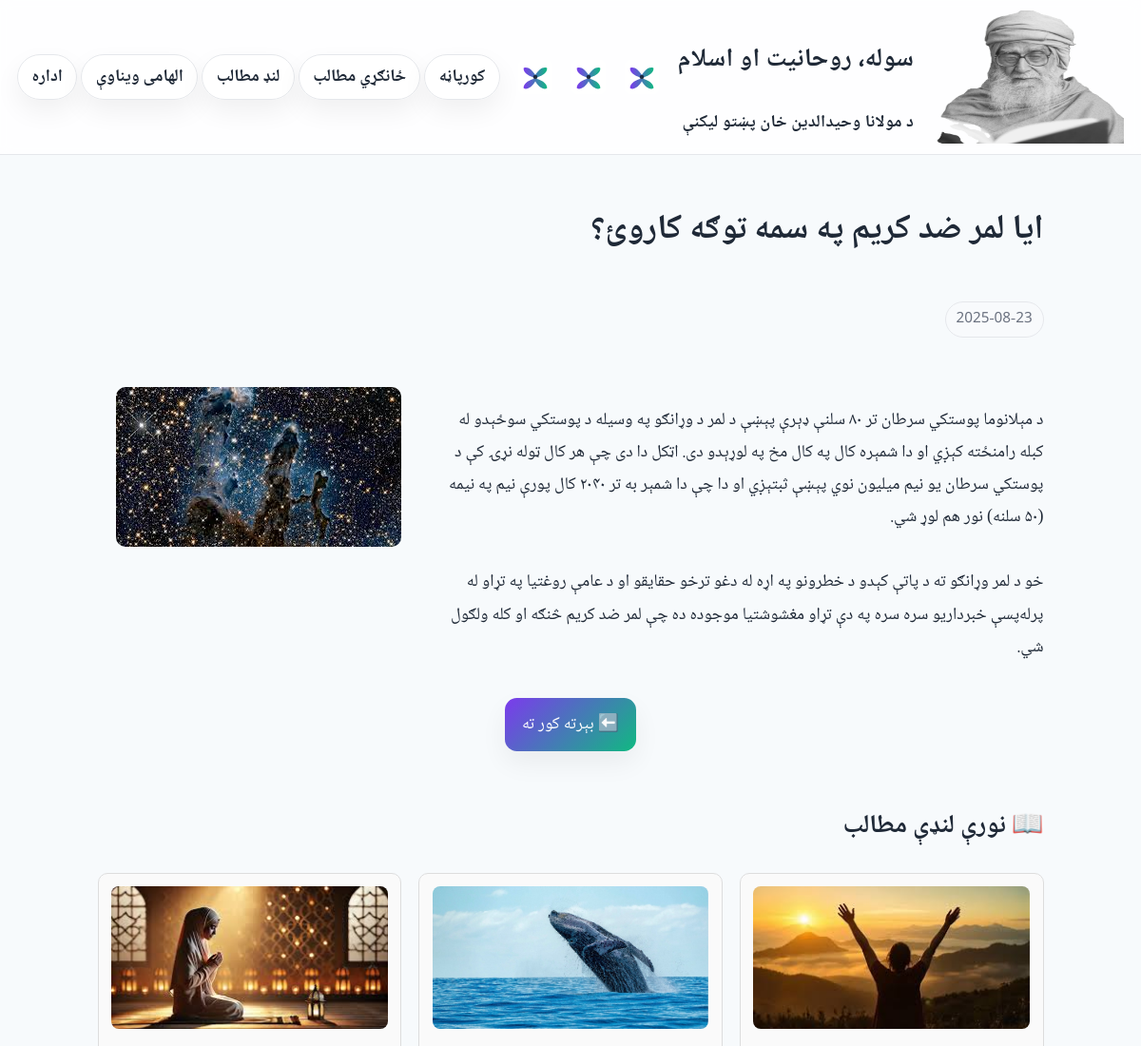
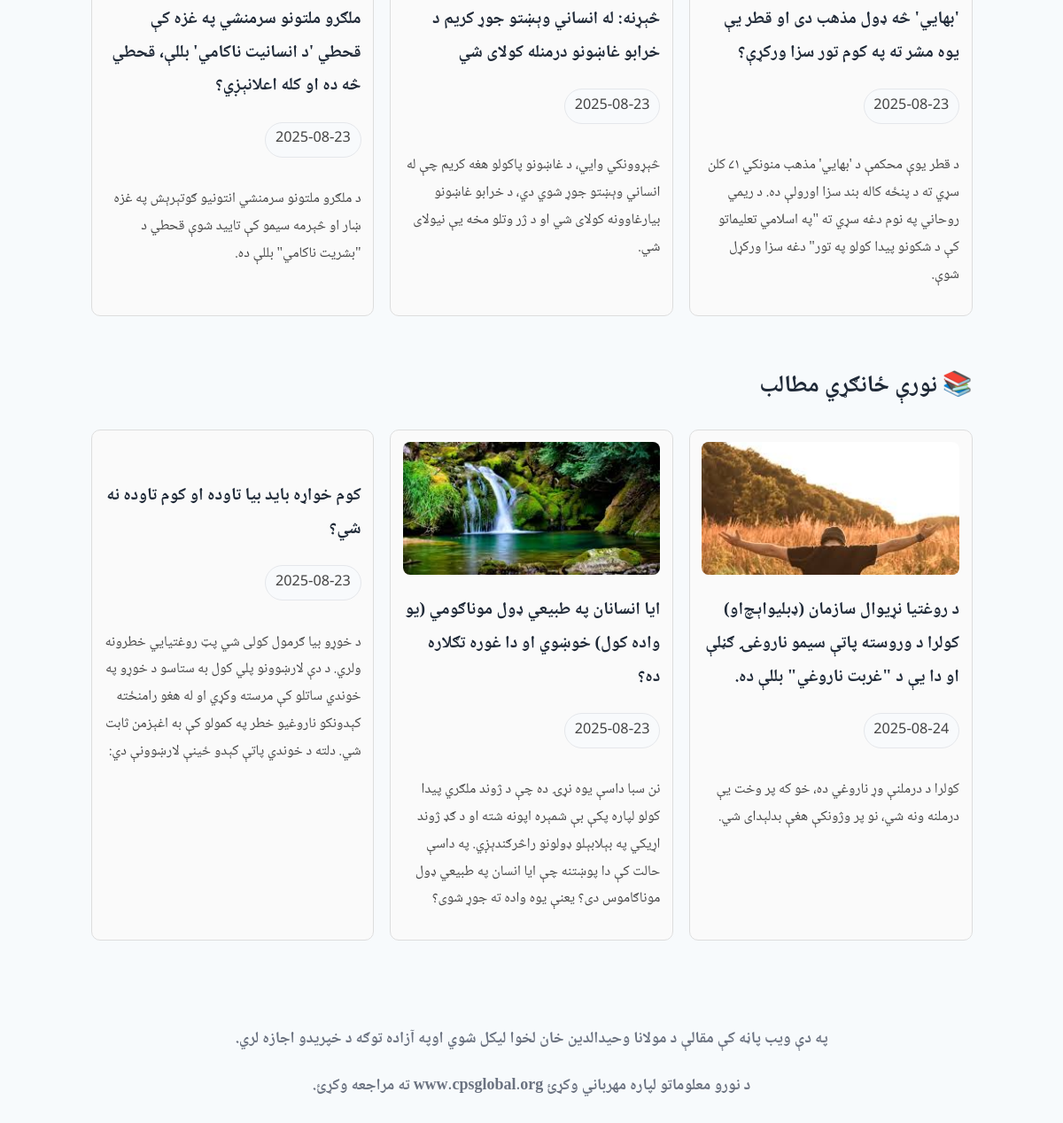
/article1.php?id=5, run on the app's committed database (2 pictures, top to bottom).
### tables this page shows
CREATE TABLE articles (
    id INTEGER PRIMARY KEY AUTOINCREMENT,
    title TEXT NOT NULL,
    excerpt TEXT,
    content TEXT NOT NULL,
    category TEXT,
    image TEXT,
    date TEXT DEFAULT (date('now'))
);

### article1.php (the view, shortened to what this page needs)
<?php
$db = new SQLite3(__DIR__ . '/data.db');
$id = $_GET['id'] ?? 0;
$stmt = $db->prepare("SELECT * FROM articles WHERE id=:id");
$stmt->bindValue(':id',$id,SQLITE3_INTEGER);
$res = $stmt->execute();
$article = $res->fetchArray(SQLITE3_ASSOC);
function getRandomArticles($db, $category, $excludeId, $limit = 3) {
    $stmt = $db->prepare("SELECT id, title, excerpt, image, date
                          FROM articles
                          WHERE category=:cat AND id != :id
                          ORDER BY RANDOM()
                          LIMIT :limit");
    $stmt->bindValue(':cat', $category, SQLITE3_TEXT);
    $stmt->bindValue(':id', $excludeId, SQLITE3_INTEGER);
    $stmt->bindValue(':limit', $limit, SQLITE3_INTEGER);
    return $stmt->execute();
}
?>
<!doctype html>
<html lang="ps" dir="rtl">
<head>
<link rel="stylesheet" href="styles.css">
</head>
<body>
<?php include 'nav.php'; ?>
<main class="container">
  <h1><?php echo htmlspecialchars($article['title']); ?></h1>
  <p class="badge"><?php echo htmlspecialchars($article['date']); ?>
</p>
  <div class="article-layout">
    <div class="article-text">
      <p><?php echo nl2br(htmlspecialchars($article['content'])); ?></p>
    </div>
    <?php if ($article['image']): ?>
    <div class="article-image">
      <img src="<?php echo htmlspecialchars($article['image']); ?>" alt="">
    </div>
    <?php endif; ?>
  </div>
  <p style="text-align:center;margin-top:1rem">
    <a class="btn" href="index.php">⬅️ بېرته کور ته</a>
  </p>
  <div class="related-section">
    <h2>📖  نورې لنډې مطالب  </h2>
    <div class="related-grid">
      <?php
      $res = getRandomArticles($db, "Dagens läsning", $article['id'], 3);
      while ($row = $res->fetchArray(SQLITE3_ASSOC)) {
          $img = $row['image'] ?: "assets/fallback.jpg";
          echo "<div class='related-card'>";
          echo "<img src='".htmlspecialchars($img)."' alt=''>";
          echo "<h4><a href='article.php?id=".$row['id']."' style='text-decoration:none;color:inherit'>".htmlspecialchars($row['title'])."</a></h4>";
          echo "<p class='badge'>".$row['date']."</p>";
          echo "<p>".htmlspecialchars($row['excerpt'])."</p>";
          echo "</div>";
      }
      ?>
    </div>
  </div>
  <div class="related-section">
    <h2>📚 نورې ځانګړي مطالب</h2>
    <div class="related-grid">
      <?php
      $res = getRandomArticles($db, "Veckans läsning", $article['id'], 3);
      while ($row = $res->fetchArray(SQLITE3_ASSOC)) {
          $img = $row['image'] ?: "assets/fallback.jpg";
          echo "<div class='related-card'>";
          echo "<img src='".htmlspecialchars($img)."' alt=''>";
          echo "<h4><a href='article.php?id=".$row['id']."' style='text-decoration:none;color:inherit'>".htmlspecialchars($row['title'])."</a></h4>";
          echo "<p class='badge'>".$row['date']."</p>";
          echo "<p>".htmlspecialchars($row['excerpt'])."</p>";
          echo "</div>";
      }
      ?>
    </div>
  </div>
</main>
<b><footer>په دې ویب پاڼه کې مقالې د مولانا وحیدالدین خان لخوا لیکل شوي اوپه آزاده توګه د خپریدو اجازه لري.<p> د نورو معلوماتو لپاره مهرباني وکړئ www.cpsglobal.org ته مراجعه وکړئ.</footer></b>
</body>
</html>

### styles.css (style rules this page uses)
:root { --bg:#f7fafc;--ink:#1f2937;--muted:#6b7280;--card:#fff;--border:#e5e7eb;--accent:#7c3aed;--accent2:#10b981;--shadow:0 12px 28px rgba(0,0,0,.06) }
* { box-sizing:border-box }
html { font-size:18px }
body { margin:0;color:var(--ink);background:radial-gradient(1200px 800px at 80% -20%,#eef2ff 0%,var(--bg) 40%) fixed;font-family:"Noto Naskh Arabic","Scheherazade New",serif;line-height:1.9;direction:rtl }
.container { max-width:1040px;margin:0 auto;padding:1.25rem }
.badge { display:inline-block;padding:.2rem .6rem;border:1px solid var(--border);border-radius:999px;background:#f8fafc;color:var(--muted);font-size:.85rem }
a.btn { display:inline-block;text-decoration:none;background:linear-gradient(135deg,var(--accent),var(--accent2));color:#fff;padding:.6rem 1rem;border-radius:.7rem;box-shadow:var(--shadow) }
footer { margin-top:2rem;padding:2rem 1rem;text-align:center;color:var(--muted) }

### article1.php (style rules this page uses)
.article-layout { display: flex; flex-direction: row; gap: 2rem; align-items: flex-start; margin-top: 2rem; }
.article-text { flex: 2; }
.article-image { flex: 1; }
.article-image img { max-width: 100%; border-radius: 10px; }
.related-section { margin-top: 3rem; }
.related-grid { display: grid; grid-template-columns: repeat(auto-fill,minmax(250px,1fr)); gap: 1rem; }
.related-card { border: 1px solid #ddd; border-radius: 10px; padding: 0.75rem; background: #fafafa; }
.related-card img { width: 100%; max-height: 150px; object-fit: cover; border-radius: 8px; }
.related-card h4 { margin: .5rem 0 .25rem; font-size: 1.1rem; }
.related-card p { font-size: .9rem; color: #444; }

### data on the page
articles: title "ایا لمر ضد کریم په سمه توګه کاروئ؟", date "2025-08-23", content "د مېلانوما پوستکي سرطان تر ۸۰ سلنې ډېرې پېښې د لمر د وړانګو په وسیله د پوستکي سوځېدو له کبله رامنځته کېږي او دا شمېره کال په کال مخ په لوړېدو دی. اټکل دا دی چې هر کال ټوله نړۍ کې د پوستکي سرطان یو نیم میلیون نوي پېښې ثبتېږي او دا چې دا شمېر به تر ۲۰۴۰ کال پورې نیم په نیمه (۵۰ سلنه) نور هم لوړ شي. خو د لمر وړانګو ته د پاتې کېدو د خطرونو په اړه له دغو ترخو حقایقو او د عامې روغتیا په تړاو له پرله‌پسې خبرداریو سره سره په دې تړاو مغشوشتیا موجوده ده چې لمر ضد کریم څنګه او کله ولګول شي.", image (picture)
articles: image (picture), title "'بهايي' څه ډول مذهب دی او قطر یې یوه مشر ته په کوم تور سزا ورکړې؟", date "2025-08-23", excerpt "د قطر یوې محکمې د 'بهايي' مذهب منونکي ۷۱ کلن سړي ته د پنځه کاله بند سزا اورولې ده. د ریمي روحاني په نوم دغه سړي ته \"په اسلامي تعلیماتو کې د شکونو پيدا کولو په تور\" دغه سزا ورکړل شوې."
articles: image (picture), title "څېړنه: له انساني وېښتو جوړ کریم د خرابو غاښونو درمنله کولای شي", date "2025-08-23", excerpt "څېړوونکي وايي، د غاښونو پاکولو هغه کریم چې له انساني وېښتو جوړ شوي دي، د خرابو غاښونو بیارغاوونه کولای شي او د ژر وتلو مخه یې نیولای شي."
articles: image (picture), title "ملګرو ملتونو سرمنشي په غزه کې قحطي 'د انسانیت ناکامي' بللې، قحطي څه ده او کله اعلانېږي؟", date "2025-08-23", excerpt "د ملګرو ملتونو سرمنشي انتونیو ګوتېرېش په غزه ښار او څېرمه سیمو کې تایید شوې قحطي د \"بشریت ناکامي\" بللې ده."
articles: image (picture), title "د روغتیا نړیوال سازمان (ډبلیو‌اېچ‌او) کولرا د وروسته پاتې سیمو ناروغۍ ګڼلې او دا یې د \"غربت ناروغي\" بللې ده.", date "2025-08-24", excerpt "کولرا د درملنې وړ ناروغي ده، خو که پر وخت یې درملنه ونه شي، نو پر وژونکې هغې بدلېدای شي."
articles: image (picture), title "ایا انسانان په طبیعي ډول موناګومي (یو واده کول) خوښوي او دا غوره تګلاره ده؟", date "2025-08-23", excerpt "نن سبا داسې یوه نړۍ ده چې د ژوند ملګري پیدا کولو لپاره پکې بې شمېره اپونه شته او د ګډ ژوند اړیکي په بېلابېلو ډولونو راڅرګندېږي. په داسې حالت کې دا پوښتنه چې ایا انسان په طبیعي ډول موناګاموس دی؟ یعنې یوه واده ته جوړ شوی؟"
articles: title "کوم خواړه باید بیا تاوده او کوم تاوده نه شي؟", date "2025-08-23", excerpt "د خوړو بیا ګرمول کولی شي پټ روغتیايي خطرونه ولري. د دې لارښوونو پلي کول به ستاسو د خوړو په خوندي ساتلو کې مرسته وکړي او له هغو رامنځته کېدونکو ناروغیو خطر په کمولو کې به اغېزمن ثابت شي. دلته د خوندي پاتې کېدو ځینې لارښوونې دي:"
